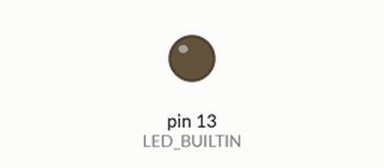
Bench run of a sketch on a simulated Arduino Uno, built with avr-gcc and run on an emulated ATmega328P. On the bench: output pins drawn as LEDs (lit = HIGH).

Above: at 0.5 s.
At 26.5 s:
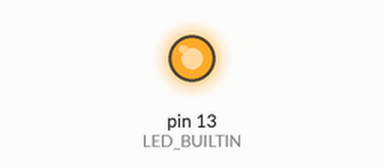
Timing chart, 0 to 33.2 s (numbered marks = the images above):
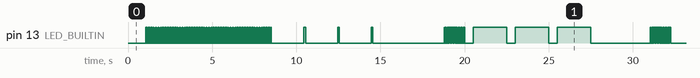

The sketch:

ArduinoCodigoMorse.ino
```cpp
#define PINO_LEDVERMELHO LED_BUILTIN

bool high = HIGH;
bool low = LOW;

void mtdInicioTerminoMensagem(bool Inicio, bool Inversor, int PinoLed)
{
  digitalWrite(PinoLed, low);
  delay(1000);

  high = HIGH;
  low = LOW;

  if(Inversor)
  {
    high = LOW;
    low = HIGH;
  }

  for(int contador = 0 ; contador <= 100 - 1; contador++)
  {
    digitalWrite(PinoLed, low);
    if(Inicio)
    {
      delay(50);
    }
    else
    {
      delay(25);
    }
    digitalWrite(PinoLed, high);
    if(Inicio)
    {
      delay(25);
    }
    else
    {
      delay(50);
    }
  }

  digitalWrite(PinoLed, low);
  delay(1000);
}

void mtdEspacoMensagem(int Tamanho, bool Inversor, int PinoLed)
{
  digitalWrite(PinoLed, low);
  delay(250);

  high = HIGH;
  low = LOW;

  if(Inversor)
  {
    high = LOW;
    low = HIGH;
  }

  for(int contador = 0 ; contador <= Tamanho - 1; contador++)
  {
    digitalWrite(PinoLed, low);
    delay(25);
    digitalWrite(PinoLed, high);
    delay(25);
  }

  digitalWrite(PinoLed, low);
  delay(250);
}

void mtdProduzirPiscadaCaractereMorse(char Caractere, bool Inversor, int PinoLed)
{
  high = HIGH;
  low = LOW;

  if(Inversor)
  {
    high = LOW;
    low = HIGH;
  }

  if(Caractere == '.')
  {
    digitalWrite(PinoLed, low);
    delay(950);
    digitalWrite(PinoLed, high);
    delay(100);
    digitalWrite(PinoLed, low);
    delay(950);
  }
  else if(Caractere == '-')
  {
    digitalWrite(PinoLed, low);
    delay(250);
    digitalWrite(PinoLed, high);
    delay(2000);
    digitalWrite(PinoLed, low);
    delay(250);
  }
  else
  {
    digitalWrite(PinoLed, low);
    delay(1500);
  }
}

void mtdGerarCodigoMorse(String Mensagem, bool Inversor, int PinoLed)
{
  char* codigoMorse[] = {".-   ", "-... ", "-.-. ", "-..  ", ".    ", "..-. ", "--.  ", ".... ", "..   ", ".--- ", "-.-  ", ".-.. ", "--   ", "-.   ", "---  ", ".--. ", "--.- ", ".-.  ", "...  ", "-    ", "..-  ", "...- ", ".--  ", "-..- ", "-.-- ", "--.. ", "-----", ".----", "..---", "...--", "....-", ".....", "-....", "--...", "---..", "----.", "     "};

  int lenMensagem = Mensagem.length();
  char vetCharMensagem[lenMensagem];

  Mensagem.toCharArray(vetCharMensagem, lenMensagem + 1);

  mtdInicioTerminoMensagem(true, Inversor, PinoLed);

  for(int contador = 0; contador <= lenMensagem - 1; contador++)
  {
    int numCaractere = vetCharMensagem[contador];
    String cadeiaCodigoMorse;

    if(numCaractere >= 65 && numCaractere <= 90)
    {
      cadeiaCodigoMorse = codigoMorse[numCaractere - 65];

      for(int cont = 0; cont <= cadeiaCodigoMorse.length() - 1; cont++)
      {
        mtdProduzirPiscadaCaractereMorse(cadeiaCodigoMorse[cont], Inversor, PinoLed);
      }
    }
    else if(numCaractere >= 97 && numCaractere <= 122)
    {
      cadeiaCodigoMorse = codigoMorse[numCaractere - 97];

      for(int cont = 0; cont <= cadeiaCodigoMorse.length() - 1; cont++)
      {
        mtdProduzirPiscadaCaractereMorse(cadeiaCodigoMorse[cont], Inversor, PinoLed);
      }
    }
    else if(numCaractere >= 48 && numCaractere <= 57)
    {
      cadeiaCodigoMorse = codigoMorse[numCaractere - 48 + 26];

      for(int cont = 0; cont <= cadeiaCodigoMorse.length() - 1; cont++)
      {
        mtdProduzirPiscadaCaractereMorse(cadeiaCodigoMorse[cont], Inversor, PinoLed);
      }
    }
    else
    {
      cadeiaCodigoMorse = codigoMorse[36];

      for(int cont = 0; cont <= cadeiaCodigoMorse.length() - 1; cont++)
      {
        mtdProduzirPiscadaCaractereMorse(cadeiaCodigoMorse[cont], Inversor, PinoLed);
      }
    }

    if(contador != lenMensagem - 1)
    {
      mtdEspacoMensagem(25, Inversor, PinoLed);
    }
  }

  mtdInicioTerminoMensagem(false, Inversor, PinoLed);
}

void setup()
{
  Serial.begin(9600);

  pinMode(LED_BUILTIN, OUTPUT);
}

void loop()
{
  bool inversor = false;

  mtdGerarCodigoMorse(String("SOS"), inversor, PINO_LEDVERMELHO);
}
```

Measured:
- by itself, everything shown: repeats every 51.0 s, in 102 steps
